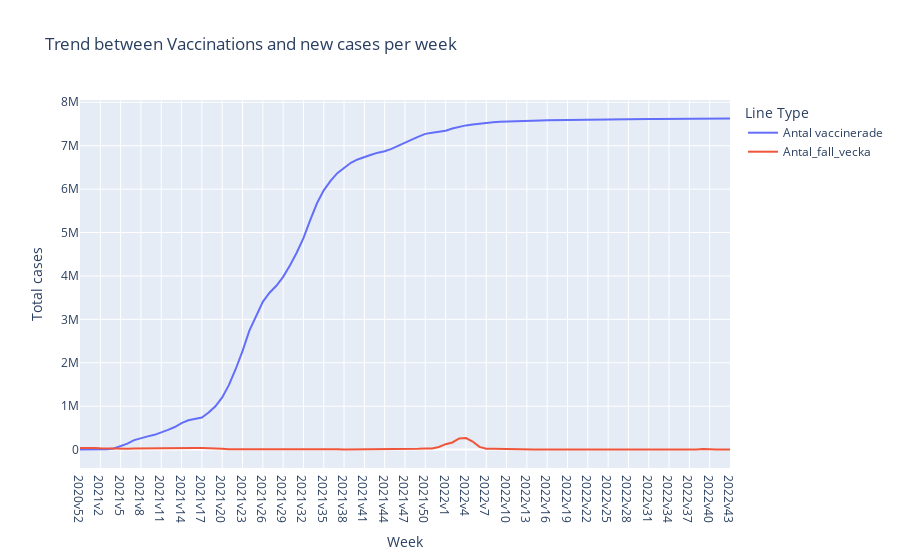

Notebook code cell kept with this figure:
### Code cell
fig = px.line(data_frame = covid_vaccin_df, x="Vecka",
    
    y= ["Antal vaccinerade", "Antal_fall_vecka"],
    labels={"Vecka": "Week", "value": "Total cases", "variable": "Line Type" },
  
    title="Trend between Vaccinations and new cases per week",
    #log_y= True,   
)
fig.update_layout(hovermode="x")
fig.update_xaxes(
        showspikes=True,
        spikedash="solid",
        spikecolor="green",
        spikemode="across",
        spikesnap="cursor",
    )
fig.show()
fig.write_html("data_visualization/vaccination_new_cases.html")
